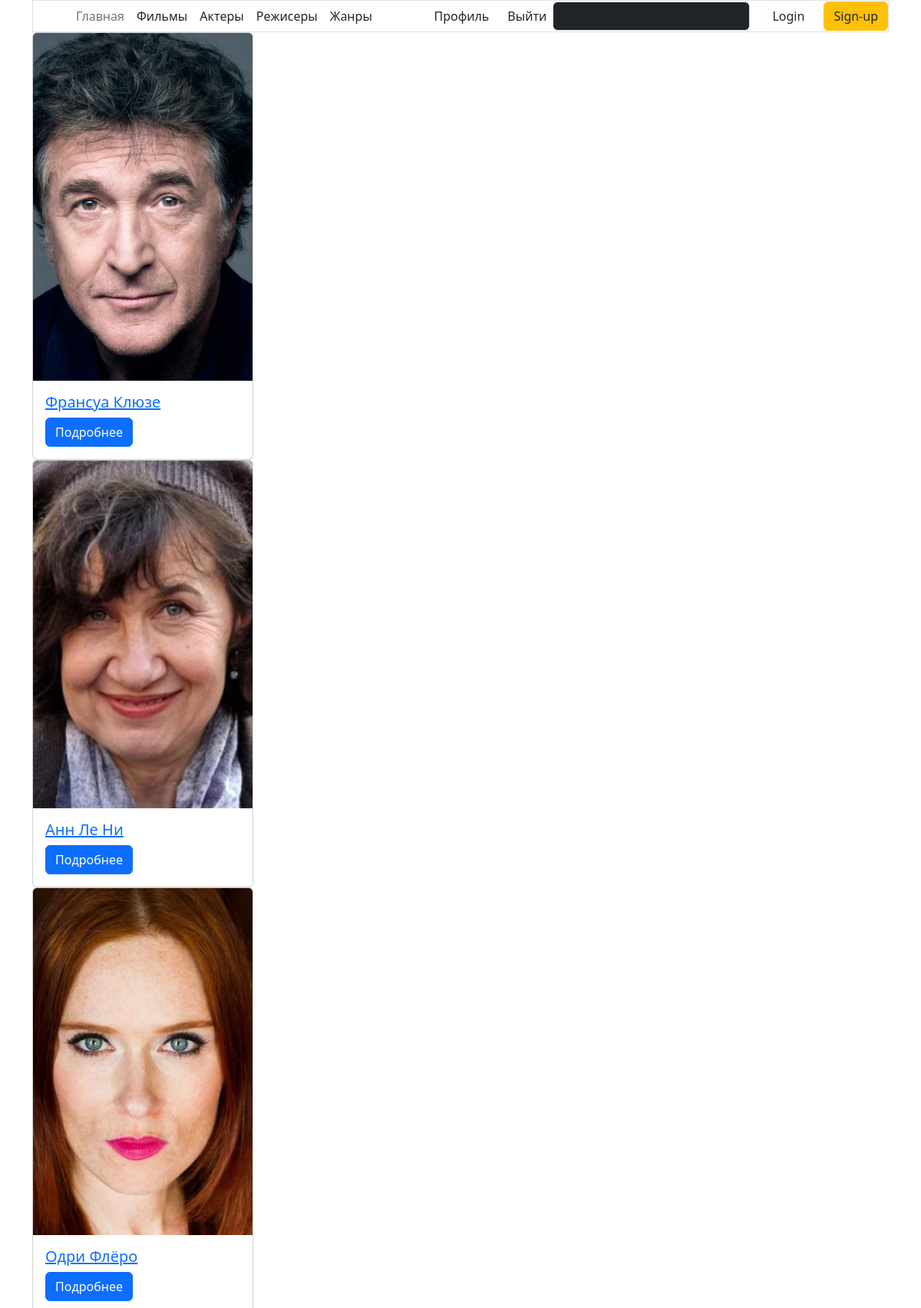
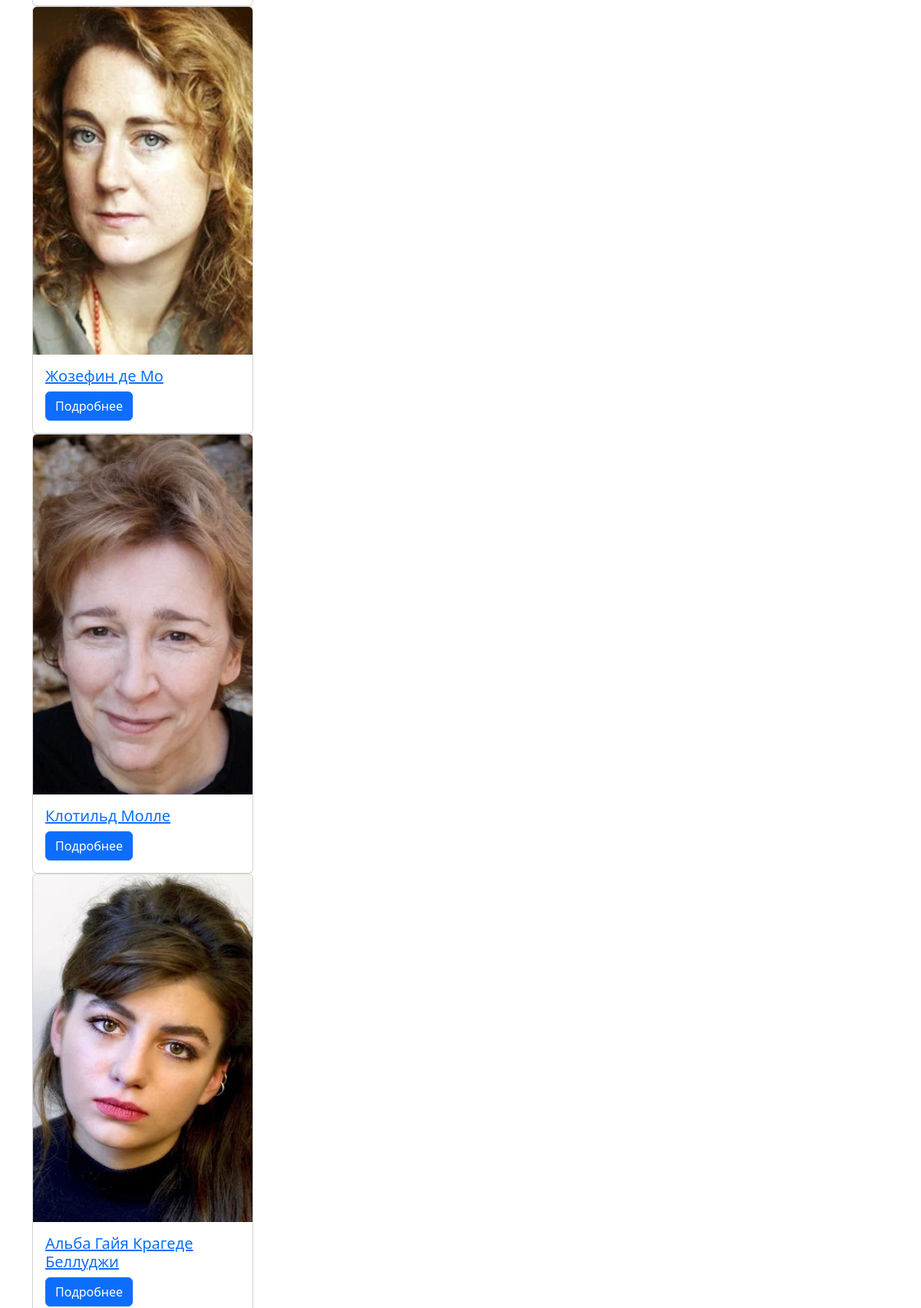
The app's page /actor_list/ (upper part) with its own data (2 pictures, top to bottom).
### kinopoisk/models.py (models this page shows, shortened)
class MoviePerson(models.Model):
    class RoleType(models.TextChoices):
        ACTOR = 'actor', 'Actor'
        DIRECTOR = 'director', 'Director'
    name = models.CharField(max_length=255)
    birth_date = models.DateField(blank=True, null=True)
    photo = models.ImageField(
        upload_to="kinopoisk/images/person/photos/",
        blank=True, null=True)
    role = models.CharField(
        max_length=20, choices=RoleType.choices,
        blank=True, null=True)

### kinopoisk/views.py (the view)
# urls.py: path('actor_list/', actor_list, name='actor_list' ),
def actor_list(request):
    actor = MoviePerson.objects.filter(role=MoviePerson.RoleType.ACTOR)
    return render(request, 'kinopoisk/actors_list.html', {
        'persons': actor, 'title': 'Актеры'
    } )

### kinopoisk/templates/kinopoisk/actors_list.html (shortened to what this page needs)
{% extends "core/base.html"%}
{% block content %}
<div class="container">
    {% for person in persons %}
    <a href="#">
        <div class="card pg-3 mg-3" style="width: 18rem;">
            <img src="{{person.photo.url}}" class="card-img-top" alt="...">
            <div class="card-body">
                <h5 class="card-title">{{person.name}}</h5>
                <a href="#" class="btn btn-primary">Подробнее</a>
            </div>
        </div>
    </a>
    {% endfor %}
</div>
{% endblock %}

### core/templates/core/base.html (shortened to what this page needs)
<!DOCTYPE html>
<html lang="en">
<head>
    <link href="https://cdn.jsdelivr.net/npm/bootstrap@5.3.3/dist/css/bootstrap.min.css" rel="stylesheet">
</head>
<body >
    {% include "core/includes/header.html" %}
    {% block content %}
    {% endblock %}
</body>
</html>

### core/templates/core/includes/header.html
<div class="container">
    <div class="border d-flex flex-wrap align-items-center justify-content-center justify-content-lg-start">
      <a href="#" class="d-flex align-items-center mb-2 mb-lg-0 text-dark text-decoration-none">
        <svg class="bi me-2" width="40" height="32" role="img" aria-label="Bootstrap"><use xlink:href="#bootstrap"></use></svg>
      </a>
      <ul class="nav col-12 col-lg-auto me-lg-auto mb-2 justify-content-center mb-md-0">
        <li ><a href="#" class="nav-link px-2 text-secondary">Главная</a></li>
        <li><a href="{% url 'movie_list' %}" class="nav-link px-2 text-dark">Фильмы</a></li>
        <li><a href="{% url 'actor_list' %}" class="nav-link px-2 text-dark">Актеры</a></li>
        <li><a href="{% url 'director_list' %}" class="nav-link px-2 text-dark">Режисеры</a></li>
        <li><a href="{% url 'genre_list' %}" class="nav-link px-2 text-dark">Жанры</a></li>
      </ul>
      <div class="d-flex justify-content-center gap-2">
        {% if request.user.is_authenticated %}
          <a href="#" class="nav-link px-2 text-dark">Профиль</a>
          <a href="#" class="nav-link px-2 text-dark">Войти</a>
          {% else %}
          <a href="#" class="nav-link px-2 text-dark">Профиль</a>
          <a href="#" class="nav-link px-2 text-dark">Выйти</a>
          {% endif %}
      </div>
      <form class="col-12 col-lg-auto mb-3 mb-lg-0 me-lg-3" role="search">
        <input type="search" class="text-white form-control form-control-dark text-bg-dark" placeholder="Search..." aria-label="Search">
      </form>
      <div class="text-end">
        <button type="button" class=" text-dark btn btn-outline-light me-2">Login</button>
        <button type="button" class=" text-dark btn btn-warning">Sign-up</button>
      </div>
    </div>
  </div>

### records on screen
MoviePerson: photo (picture), name "Франсуа Клюзе"
MoviePerson: shows a picture, name "Анн Ле Ни"
MoviePerson: shows a picture, name "Одри Флёро"
MoviePerson: shows a picture, name "Жозефин де Мо"
MoviePerson: shows a picture, name "Клотильд Молле"
MoviePerson: shows a picture, name "Альба Гайя Крагеде Беллуджи"
